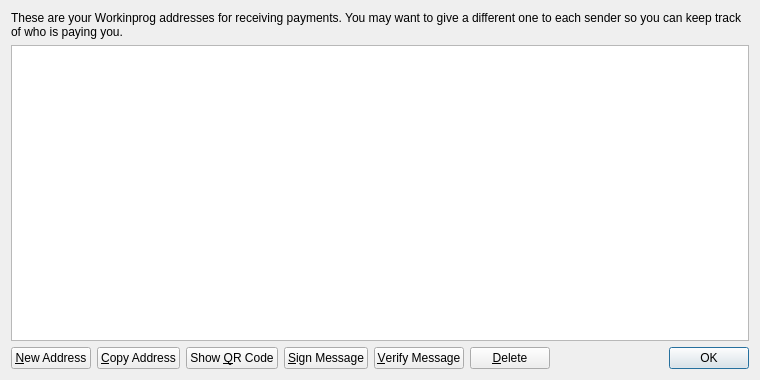
<?xml version="1.0" encoding="UTF-8"?>
<ui version="4.0">
 <class>AddressBookPage</class>
 <widget class="QWidget" name="AddressBookPage">
  <property name="geometry">
   <rect>
    <x>0</x>
    <y>0</y>
    <width>760</width>
    <height>380</height>
   </rect>
  </property>
  <property name="windowTitle">
   <string>Address Book</string>
  </property>
  <layout class="QVBoxLayout" name="verticalLayout">
   <item>
    <widget class="QLabel" name="labelExplanation">
     <property name="text">
      <string>These are your Workinprog addresses for receiving payments. You may want to give a different one to each sender so you can keep track of who is paying you.</string>
     </property>
     <property name="textFormat">
      <enum>Qt::PlainText</enum>
     </property>
     <property name="wordWrap">
      <bool>true</bool>
     </property>
    </widget>
   </item>
   <item>
    <widget class="QTableView" name="tableView">
     <property name="contextMenuPolicy">
      <enum>Qt::CustomContextMenu</enum>
     </property>
     <property name="toolTip">
      <string>Double-click to edit address or label</string>
     </property>
     <property name="tabKeyNavigation">
      <bool>false</bool>
     </property>
     <property name="alternatingRowColors">
      <bool>true</bool>
     </property>
     <property name="selectionMode">
      <enum>QAbstractItemView::SingleSelection</enum>
     </property>
     <property name="selectionBehavior">
      <enum>QAbstractItemView::SelectRows</enum>
     </property>
     <property name="sortingEnabled">
      <bool>true</bool>
     </property>
     <attribute name="verticalHeaderVisible">
      <bool>false</bool>
     </attribute>
    </widget>
   </item>
   <item>
    <layout class="QHBoxLayout" name="horizontalLayout">
     <item>
      <widget class="QPushButton" name="newAddressButton">
       <property name="toolTip">
        <string>Create a new address</string>
       </property>
       <property name="text">
        <string>&amp;New Address</string>
       </property>
       <property name="icon">
        <iconset resource="../bitcoin.qrc">
         <normaloff>:/icons/add</normaloff>:/icons/add</iconset>
       </property>
      </widget>
     </item>
     <item>
      <widget class="QPushButton" name="copyToClipboard">
       <property name="toolTip">
        <string>Copy the currently selected address to the system clipboard</string>
       </property>
       <property name="text">
        <string>&amp;Copy Address</string>
       </property>
       <property name="icon">
        <iconset resource="../bitcoin.qrc">
         <normaloff>:/icons/editcopy</normaloff>:/icons/editcopy</iconset>
       </property>
      </widget>
     </item>
     <item>
      <widget class="QPushButton" name="showQRCode">
       <property name="text">
        <string>Show &amp;QR Code</string>
       </property>
       <property name="icon">
        <iconset resource="../bitcoin.qrc">
         <normaloff>:/icons/qrcode</normaloff>:/icons/qrcode</iconset>
       </property>
      </widget>
     </item>
     <item>
      <widget class="QPushButton" name="signMessage">
       <property name="toolTip">
        <string>Sign a message to prove you own a Bitcoin address</string>
       </property>
       <property name="text">
        <string>&amp;Sign Message</string>
       </property>
       <property name="icon">
        <iconset resource="../bitcoin.qrc">
         <normaloff>:/icons/edit</normaloff>:/icons/edit</iconset>
       </property>
      </widget>
     </item>
     <item>
      <widget class="QPushButton" name="verifyMessage">
       <property name="toolTip">
        <string>Verify a message to ensure it was signed with a specified Bitcoin address</string>
       </property>
       <property name="text">
        <string>&amp;Verify Message</string>
       </property>
       <property name="icon">
        <iconset resource="../bitcoin.qrc">
         <normaloff>:/icons/transaction_0</normaloff>:/icons/transaction_0</iconset>
       </property>
      </widget>
     </item>
     <item>
      <widget class="QPushButton" name="deleteButton">
       <property name="toolTip">
        <string>Delete the currently selected address from the list. Only sending addresses can be deleted.</string>
       </property>
       <property name="text">
        <string>&amp;Delete</string>
       </property>
       <property name="icon">
        <iconset resource="../bitcoin.qrc">
         <normaloff>:/icons/remove</normaloff>:/icons/remove</iconset>
       </property>
      </widget>
     </item>
     <item>
      <spacer name="horizontalSpacer">
       <property name="orientation">
        <enum>Qt::Horizontal</enum>
       </property>
       <property name="sizeHint" stdset="0">
        <size>
         <width>40</width>
         <height>20</height>
        </size>
       </property>
      </spacer>
     </item>
     <item>
      <widget class="QDialogButtonBox" name="buttonBox">
       <property name="sizePolicy">
        <sizepolicy hsizetype="Maximum" vsizetype="Fixed">
         <horstretch>0</horstretch>
         <verstretch>0</verstretch>
        </sizepolicy>
       </property>
       <property name="standardButtons">
        <set>QDialogButtonBox::Ok</set>
       </property>
      </widget>
     </item>
    </layout>
   </item>
  </layout>
 </widget>
 <resources>
  <include location="../bitcoin.qrc"/>
 </resources>
 <connections/>
</ui>
